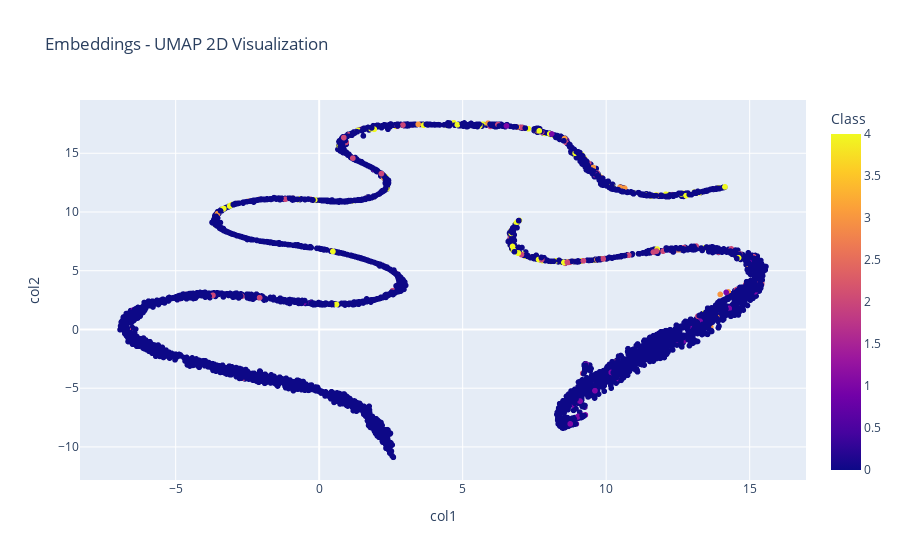

Notebook cell for this chart:
### Markdown cell above
### 5 Class

### Code cell
LABEL = 'DR_ICDR'
DR_ICDR_3 = False

if quality:
    wrong_indices_good, wrong_indices_bad = run_experiments(LABELS_PATH, LABEL, EMBEDDINGS_BACKBONE, EMBEDDINGS_DIR, TEST_SIZE, CLASS_WEIGTHS, DR_ICDR_3=DR_ICDR_3, quality=quality)
else:
    wrong_indices = run_experiments(LABELS_PATH, LABEL, EMBEDDINGS_BACKBONE, EMBEDDINGS_DIR, TEST_SIZE, CLASS_WEIGTHS, DR_ICDR_3=DR_ICDR_3, quality=quality)

### Figure 1 — Plotly figure (JSON) as saved in the notebook; plotly's stock layout.template omitted (floating-point values rounded to 4 significant figures; data arrays with more than 128 entries replaced by an {"elided": "..."} marker saying what was removed)
{"data": [{"hovertemplate": "col1=%{x}<br>col2=%{y}<br>Class=%{marker.color}<extra></extra>", "legendgroup": "", "marker": {"color": {"elided": "4880 int values"}, "coloraxis": "coloraxis", "symbol": "circle"}, "mode": "markers", "name": "", "showlegend": false, "type": "scattergl", "x": {"elided": "4880 float values"}, "xaxis": "x", "y": {"elided": "4880 float values"}, "yaxis": "y"}], "layout": {"coloraxis": {"colorbar": {"title": {"text": "Class"}}, "colorscale": [[0, "#0d0887"], [0.1111, "#46039f"], [0.2222, "#7201a8"], [0.3333, "#9c179e"], [0.4444, "#bd3786"], [0.5556, "#d8576b"], [0.6667, "#ed7953"], [0.7778, "#fb9f3a"], [0.8889, "#fdca26"], [1, "#f0f921"]]}, "legend": {"tracegroupgap": 0}, "title": {"text": "Embeddings - UMAP 2D Visualization"}, "xaxis": {"anchor": "y", "domain": [0, 1], "title": {"text": "col1"}}, "yaxis": {"anchor": "x", "domain": [0, 1], "title": {"text": "col2"}}}}
